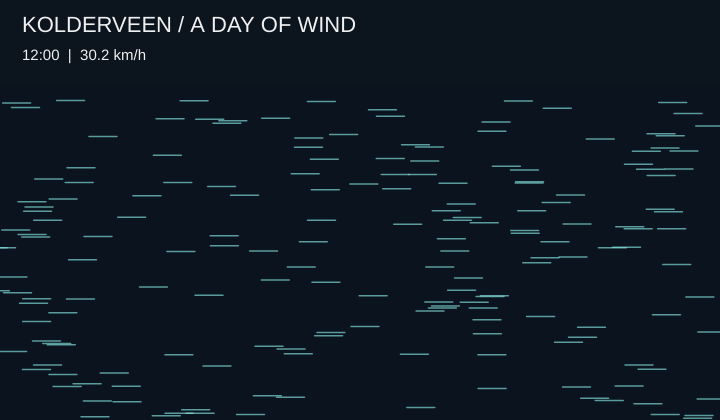
Frame 1 (no input)
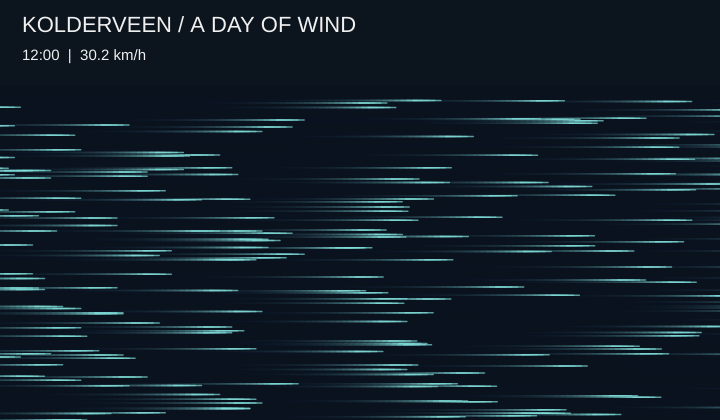
Frame 60 (no input)
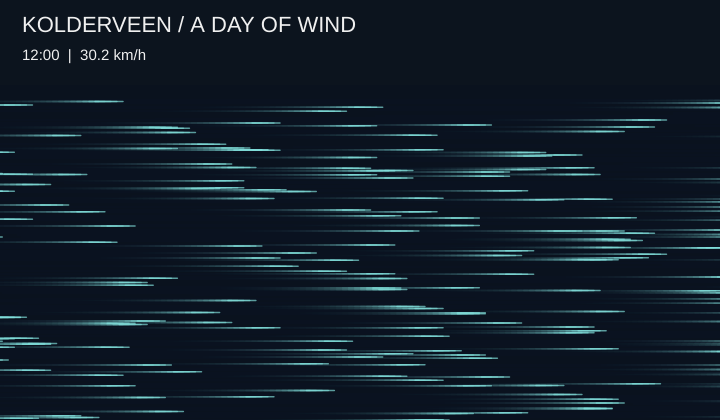
Frame 120 (the mouse pressed at the canvas centre since frame 60)

The p5.js sketch that drew these frames (run headless with seeded random() and noise() and a simulated clock; from frame 60 on, the mouse is pressed at the canvas centre):

// p5.js sketch
// ── sketch.js
// Kolderveen, Drenthe — hourly wind forecast, 24 October 2026.
// Source: Open-Meteo. Data licence: CC BY 4.0.
// Requested coordinates: 52.7236, 6.1552.
// Units: km/h. Weather-model values, not local sensor readings.
//
// Exact data request:
// https://api.open-meteo.com/v1/forecast?latitude=52.7236&longitude=6.1552&hourly=wind_speed_10m&forecast_days=1&timezone=Europe%2FAmsterdam&wind_speed_unit=kmh
//
// Saved snapshot: this sketch does not fetch new data.
// Left-to-right movement is a design choice, not wind direction.

// DATA: one value per hour, starting at midnight.
const wind = [
  15.8, 25.2, 23.4, 20.2, 17.3, 34.6,
  33.5, 33.8, 30.6, 26.6, 32.0, 30.2,
  30.2, 31.3, 27.7, 28.8, 26.3, 24.5,
  25.2, 22.0, 25.6, 29.5, 33.8, 39.2
];

let particles = [];
let hourSlider;

function setup() {
  createCanvas(720, 420);
  background(12, 20, 30);

  // Choose an hour.
  hourSlider = createSlider(0, 23, 12, 1);
  hourSlider.style("width", "350px");
  hourSlider.attribute("aria-label", "Hour of the day");

  createP("Move the slider to explore the day's wind.");
  createP("Kolderveen, Drenthe • 24 October 2026");
  createP("Source: Open-Meteo • Model forecast • CC BY 4.0");

  // Start 180 particles at random positions.
  for (let i = 0; i < 180; i++) {
    particles.push({
      x: random(width),
      y: random(100, height)
    });
  }
}

function draw() {
  // Gradually fade old marks.
  background(12, 20, 30, 35);

  // READ: get the wind value for the selected hour.
  let hour = Number(hourSlider.value());
  let windSpeed = wind[hour];

  // TRANSLATE: wind controls movement and line length.
  let movement = map(windSpeed, 0, 50, 0, 10, true);
  let trailLength = map(windSpeed, 0, 50, 2, 45, true);

  // Keep movement similar across different computers.
  let timeStep = min(deltaTime / 16.67, 3);

  // DRAW: move particles from left to right.
  stroke(130, 225, 220, 170);
  strokeWeight(1.5);

  for (let p of particles) {
    p.x += movement * timeStep;

    if (p.x > width + trailLength) {
      p.x = -trailLength;
      p.y = random(100, height);
    }

    line(p.x, p.y, p.x - trailLength, p.y);
  }

  // Display the selected data.
  noStroke();
  fill(12, 20, 30);
  rect(0, 0, width, 85);

  fill(240);
  textSize(22);
  text("KOLDERVEEN / A DAY OF WIND", 22, 32);

  textSize(15);
  text(
    nf(hour, 2) + ":00  |  " + windSpeed + " km/h",
    22,
    60
  );
}
